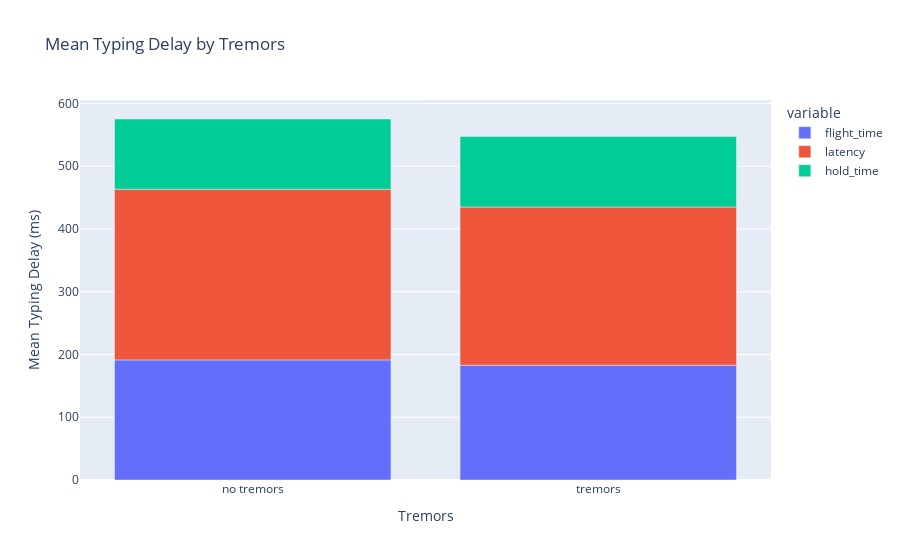

Notebook source saved alongside this figure:
### Code cell
fig = px.bar(tremor_df.T, title='Mean Typing Delay by Tremors')
fig.update_layout(xaxis_title='Tremors', yaxis_title='Mean Typing Delay (ms)')
fig.show()

### Figure 1 — Plotly figure (JSON) as saved in the notebook; plotly's stock layout.template omitted (floating-point values rounded to 4 significant figures)
{"data": [{"hovertemplate": "variable=flight_time<br>index=%{x}<br>value=%{y}<extra></extra>", "legendgroup": "flight_time", "marker": {"color": "#636efa", "pattern": {"shape": ""}}, "name": "flight_time", "orientation": "v", "showlegend": true, "textposition": "auto", "type": "bar", "x": ["no tremors", "tremors"], "xaxis": "x", "y": [191.4, 182.9], "yaxis": "y"}, {"hovertemplate": "variable=latency<br>index=%{x}<br>value=%{y}<extra></extra>", "legendgroup": "latency", "marker": {"color": "#EF553B", "pattern": {"shape": ""}}, "name": "latency", "orientation": "v", "showlegend": true, "textposition": "auto", "type": "bar", "x": ["no tremors", "tremors"], "xaxis": "x", "y": [271.9, 252.2], "yaxis": "y"}, {"hovertemplate": "variable=hold_time<br>index=%{x}<br>value=%{y}<extra></extra>", "legendgroup": "hold_time", "marker": {"color": "#00cc96", "pattern": {"shape": ""}}, "name": "hold_time", "orientation": "v", "showlegend": true, "textposition": "auto", "type": "bar", "x": ["no tremors", "tremors"], "xaxis": "x", "y": [112.0, 112.3], "yaxis": "y"}], "layout": {"barmode": "relative", "legend": {"title": {"text": "variable"}, "tracegroupgap": 0}, "title": {"text": "Mean Typing Delay by Tremors"}, "xaxis": {"anchor": "y", "domain": [0, 1], "title": {"text": "Tremors"}}, "yaxis": {"anchor": "x", "domain": [0, 1], "title": {"text": "Mean Typing Delay (ms)"}}}}
